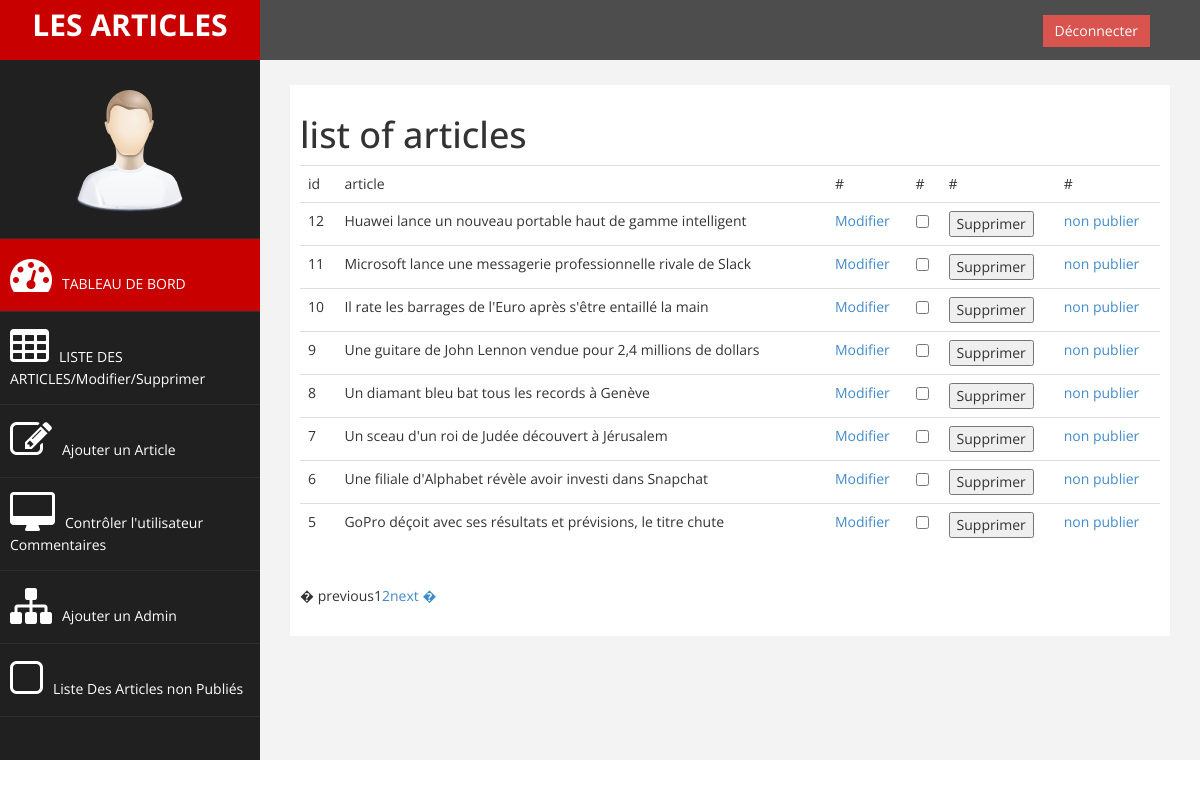
The page /jsadmin/admin/topics.php on the database its author committed.
### tables this page shows
CREATE TABLE `threads` (
  `id` int(11) NOT NULL,
  `topic` longtext NOT NULL,
  `date` timestamp NULL DEFAULT CURRENT_TIMESTAMP ON UPDATE CURRENT_TIMESTAMP,
  `title` varchar(255) NOT NULL,
  `status` int(100) NOT NULL
);

### jsadmin/admin/topics.php (the view, shortened to what this page needs)
<!DOCTYPE html>
<?php include 'header.php'; ?>
<body>
    <div id="wrapper">
        <nav class="navbar navbar-default navbar-cls-top " role="navigation" style="margin-bottom: 0">
            <div class="navbar-header">
                <a class="navbar-brand" href="admins.php">LES ARTICLES</a>
            </div>
  <div style="color: white;
padding: 15px 50px 5px 50px;
float: right;
font-size: 16px;">  <a href="../logout.php" class="btn btn-danger square-btn-adjust">Déconnecter</a> </div>
        </nav>
                <nav class="navbar-default navbar-side" role="navigation">
            <div class="sidebar-collapse">
                <ul class="nav" id="main-menu">
				<li class="text-center">
                    <img src="assets/img/find_user.png" class="user-image img-responsive"/>
					</li>
                    <li>
                        <a class="active-menu"  href="admins.php"><i class="fa fa-dashboard fa-3x"></i>TABLEAU DE BORD</a>
                    </li>
                      <li  >
                        <a  href="topics.php"><i class="fa fa-table fa-3x"></i>LISTE DES ARTICLES/Modifier/Supprimer</a>
                    </li>
                    <li  >
                        <a  href="form.php"><i class="fa fa-edit fa-3x"></i>Ajouter un Article</a>
                    </li>
					           <li>
                        <a  href="control.php"><i class="fa fa-desktop fa-3x"></i>Contrôler l'utilisateur Commentaires</a>
                    </li>
                    <li>
                        <a href="addadmin.php"><i class="fa fa-sitemap fa-3x"></i>Ajouter un Admin</a>
                      </li>
                  <li  >
                        <a  href="unpublish.php"><i class="fa fa-square-o fa-3x"></i>Liste Des Articles non Publiés</a>
                    </li>
                </ul>
            </div>
        </nav>
        <div id="page-wrapper" >
            <div id="page-inner">
<?php
   $connect=mysqli_connect('localhost','root','afpc1234','flip');
   $tbl_name="threads";
   $adjacents = 3;
   $query = "SELECT COUNT(*) as num FROM $tbl_name";
   $total_pages = mysqli_fetch_array(mysqli_query($connect,$query));
   $total_pages = $total_pages[num];
   $targetpage = "topics.php";
   $limit = 8;
   $page = $_GET['page'];
   if($page)
      $start = ($page - 1) * $limit;
   else
      $start = 0;
   $sql = "SELECT title,id,status FROM threads order by id desc LIMIT $start, $limit";
   $result = mysqli_query($connect,$sql);
   if ($page == 0) $page = 1;
   $prev = $page - 1;
   $next = $page + 1;
   $lastpage = ceil($total_pages/$limit);
   $pagination = "";
   if($lastpage > 1)
   {
      $pagination .= "<div class=\"pagination\">";
      if ($page > 1)
         $pagination.= "<a href=\"$targetpage?page=$prev\">� previous</a>";
      else
         $pagination.= "<span class=\"disabled\">� previous</span>";
      if ($lastpage < 7 + ($adjacents * 2))
      {
         for ($counter = 1; $counter <= $lastpage; $counter++)
         {
            if ($counter == $page)
               $pagination.= "<span class=\"current\">$counter</span>";
            else
               $pagination.= "<a href=\"$targetpage?page=$counter\">$counter</a>";
         }
      }
      if ($page < $counter - 1)
         $pagination.= "<a href=\"$targetpage?page=$next\">next �</a>";
      else
         $pagination.= "<span class=\"disabled\">next �</span>";
      $pagination.= "</div>\n";
   }
?>
<h1 class='title'>list of articles</h1>
<form action="#" method="post">
   <?php
        echo "<table class='table' width='50%' cellpadding='0' cellspacing='0'>";
      ?>
      <tr>
      <td>id</td>
      <td>article</td>
      <td>#</td>
      <td>#</td>
      <td>#</td>
      <td>#</td>
      </tr>
      <?php
        while($row=mysqli_fetch_object($result)){
      if ($row->status==0) {
?>
            <tr>
            <td><?php echo $row->id; ?></td>
         <td><?php echo $row->title;?></td>
         <td><a href='edit.php?id=<?php echo $row->id;?>'>Modifier</a></td>
         <td><input type="checkbox" name="checkbox[]" value="<?php echo $row->id;?>"></a></td>
            <td><input  type="submit" name="delete" value="Supprimer"/></td>
         <?php echo
         "<td><a href='topics.php?box=publish&id={$row->id}'>publier</a></td>"?>
         </tr>
         <?
         }
        elseif ($row->status==1) {
?>
         <tr>
         <td> <?php echo $row->id;?></td>
         <td><?php echo $row->title;?></td>
         <td><a href='edit.php?id=<?php echo $row->id;?>'>Modifier</a></td>
         <td><input type="checkbox" name="checkbox[]" value="<?php echo $row->id;?>"></a></td>
         <td><input  type="submit" name="delete" value="Supprimer"/></td>
         <?php echo
         "<td><a href='topics.php?box=unpublish&id={$row->id}'>non publier</a></td>"?>
         </tr>
         <?
         }
        }
        echo "</table>";
?>
</form>
<?=$pagination?>
</div>
</div>
</div>
</body>
</html>

### jsadmin/admin/header.php (shortened to what this page needs)
<!DOCTYPE html>
<html xmlns="http://www.w3.org/1999/xhtml">
<head>
    <link href="assets/css/bootstrap.css" rel="stylesheet" />
    <link href="assets/css/font-awesome.css" rel="stylesheet" />
    <link href="assets/js/morris/morris-0.4.3.min.css" rel="stylesheet" />
    <link href="assets/css/custom.css" rel="stylesheet" />
</head>

### jsadmin/admin/assets/css/custom.css (style rules this page uses)
body { font-family: 'Open Sans', sans-serif; }
#wrapper { width: 100%; background:#202020; }
#page-wrapper { padding: 15px 15px; min-height: 600px; background:#F3F3F3; }
#page-inner { width:100%; margin:10px 20px 10px 0px; background-color:#fff!important; padding:10px; min-height:100px; }
.text-center { text-align:center; }
.square-btn-adjust { border: 0px solid transparent; -webkit-border-radius: 0px; -moz-border-radius: 0px; border-radius: 0px; }
.user-image { margin: 25px auto; -webkit-border-radius: 10px; -moz-border-radius: 10px; border-radius: 10px; max-height:170px; max-width:170px; }
.navbar-cls-top .navbar-brand { color: #fff; background: #C90000; width: 260px; text-align: center; height: 60px; font-size: 30px; font-weight: 700; }
.active-menu { background-color:#C90000!important; }
.sidebar-collapse , .sidebar-collapse .nav { background:none; }
.sidebar-collapse .nav { padding:0; }
.sidebar-collapse .nav > li > a { color:#fff; background:#202020; text-shadow:none; }
.sidebar-collapse > .nav > li > a { padding:15px 10px; }
.sidebar-collapse > .nav > li { border-bottom: 1px solid rgba(107, 108, 109, 0.19); }
.navbar-side { border:none; background-color: #202020; }
.navbar-cls-top { background:#4D4D4D; border-bottom:none; }
.navbar-default { border:0px solid black; }
.navbar-header { background: #A70303; }
.nav > li > a > i { margin-right:10px; }
@media (min-width:768px) { #page-wrapper { margin: 0 0 0 260px; padding: 15px 30px; min-height: 700px; } }
@media (min-width:768px) { .navbar-side { z-index: 1; position: absolute; width: 260px; } }
@media (min-width:768px) { .navbar { border-radius: 0px; } }

### rows shown on the page
threads: id "12", title "Huawei lance un nouveau portable haut de gamme intelligent"
threads: id "11", title "Microsoft lance une messagerie professionnelle rivale de Slack"
threads: id "10", title "Il rate les barrages de l'Euro après s'être entaillé la main"
threads: id "9", title "Une guitare de John Lennon vendue pour 2,4 millions de dollars"
threads: id "8", title "Un diamant bleu bat tous les records à Genève"
threads: id "7", title "Un sceau d'un roi de Judée découvert à Jérusalem"
threads: id "6", title "Une filiale d'Alphabet révèle avoir investi dans Snapchat"
threads: id "5", title "GoPro déçoit avec ses résultats et prévisions, le titre chute"
